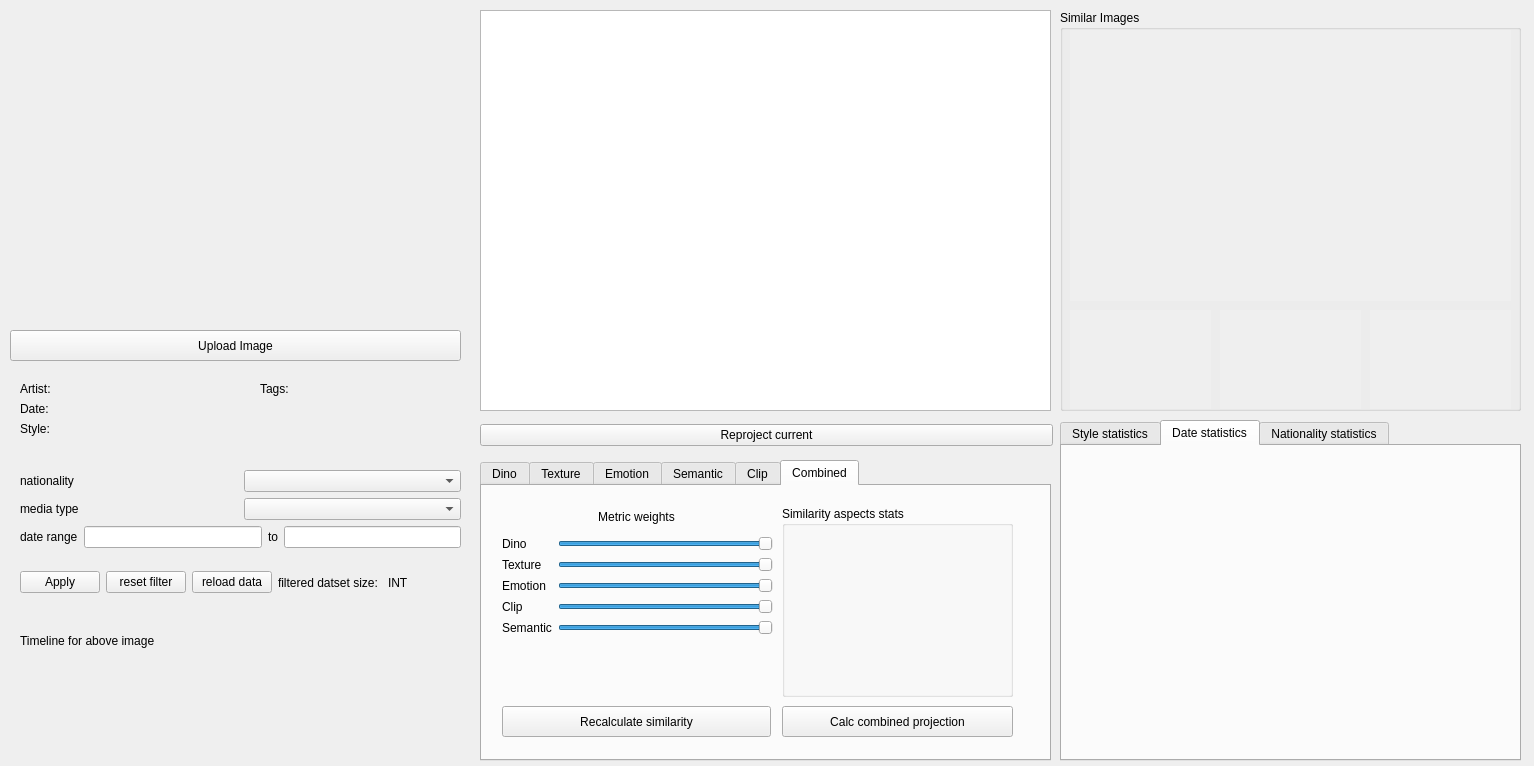
<?xml version="1.0" encoding="UTF-8"?>
<ui version="4.0">
 <class>MainWindow</class>
 <widget class="QMainWindow" name="MainWindow">
  <property name="geometry">
   <rect>
    <x>0</x>
    <y>0</y>
    <width>1534</width>
    <height>766</height>
   </rect>
  </property>
  <property name="windowTitle">
   <string>Deep Similarity Analyzer</string>
  </property>
  <widget class="QWidget" name="centralwidget">
   <widget class="QPushButton" name="b_upload">
    <property name="geometry">
     <rect>
      <x>10</x>
      <y>330</y>
      <width>451</width>
      <height>31</height>
     </rect>
    </property>
    <property name="sizePolicy">
     <sizepolicy hsizetype="Expanding" vsizetype="Expanding">
      <horstretch>0</horstretch>
      <verstretch>0</verstretch>
     </sizepolicy>
    </property>
    <property name="toolTip">
     <string>Upload a new image to analyse</string>
    </property>
    <property name="text">
     <string>Upload Image</string>
    </property>
   </widget>
   <widget class="QWidget" name="box_left_low" native="true">
    <property name="geometry">
     <rect>
      <x>10</x>
      <y>460</y>
      <width>461</width>
      <height>301</height>
     </rect>
    </property>
    <widget class="QLabel" name="l_timeline">
     <property name="geometry">
      <rect>
       <x>10</x>
       <y>170</y>
       <width>439</width>
       <height>21</height>
      </rect>
     </property>
     <property name="text">
      <string>Timeline for above image</string>
     </property>
    </widget>
    <widget class="QWidget" name="verticalLayoutWidget_5">
     <property name="geometry">
      <rect>
       <x>9</x>
       <y>199</y>
       <width>441</width>
       <height>101</height>
      </rect>
     </property>
     <layout class="QVBoxLayout" name="box_timeline_layout"/>
    </widget>
    <widget class="QWidget" name="verticalLayoutWidget_6">
     <property name="geometry">
      <rect>
       <x>10</x>
       <y>10</y>
       <width>441</width>
       <height>141</height>
      </rect>
     </property>
     <layout class="QVBoxLayout" name="verticalLayout_2">
      <item>
       <layout class="QHBoxLayout" name="horizontalLayout_3">
        <item>
         <widget class="QLabel" name="label_5">
          <property name="text">
           <string>nationality</string>
          </property>
         </widget>
        </item>
        <item>
         <widget class="QComboBox" name="dataset_filtering_nationality_cbox"/>
        </item>
       </layout>
      </item>
      <item>
       <layout class="QHBoxLayout" name="horizontalLayout_4">
        <item>
         <widget class="QLabel" name="label_8">
          <property name="text">
           <string>media type</string>
          </property>
         </widget>
        </item>
        <item>
         <widget class="QComboBox" name="dataset_filtering_media_cbox"/>
        </item>
       </layout>
      </item>
      <item>
       <layout class="QHBoxLayout" name="horizontalLayout_2">
        <item>
         <widget class="QLabel" name="label_3">
          <property name="text">
           <string>date range</string>
          </property>
         </widget>
        </item>
        <item>
         <widget class="QLineEdit" name="dataset_filtering_from_date"/>
        </item>
        <item>
         <widget class="QLabel" name="label_4">
          <property name="text">
           <string>to</string>
          </property>
         </widget>
        </item>
        <item>
         <widget class="QLineEdit" name="dataset_filtering_to_date"/>
        </item>
       </layout>
      </item>
      <item>
       <layout class="QHBoxLayout" name="horizontalLayout">
        <item>
         <widget class="QPushButton" name="apply_filters">
          <property name="text">
           <string>Apply</string>
          </property>
         </widget>
        </item>
        <item>
         <widget class="QPushButton" name="reset_dataset_filters">
          <property name="text">
           <string>reset filter</string>
          </property>
         </widget>
        </item>
        <item>
         <widget class="QPushButton" name="reload_everything">
          <property name="text">
           <string>reload data</string>
          </property>
         </widget>
        </item>
        <item>
         <widget class="QLabel" name="label_10">
          <property name="text">
           <string>filtered datset size: </string>
          </property>
         </widget>
        </item>
        <item>
         <widget class="QLabel" name="filtered_dataset_size">
          <property name="text">
           <string>INT</string>
          </property>
         </widget>
        </item>
       </layout>
      </item>
     </layout>
    </widget>
   </widget>
   <widget class="QWidget" name="box_right_low" native="true">
    <property name="enabled">
     <bool>true</bool>
    </property>
    <property name="geometry">
     <rect>
      <x>1060</x>
      <y>420</y>
      <width>471</width>
      <height>341</height>
     </rect>
    </property>
    <widget class="QTabWidget" name="statistics_tabs">
     <property name="geometry">
      <rect>
       <x>0</x>
       <y>0</y>
       <width>461</width>
       <height>341</height>
      </rect>
     </property>
     <property name="autoFillBackground">
      <bool>true</bool>
     </property>
     <property name="currentIndex">
      <number>1</number>
     </property>
     <property name="usesScrollButtons">
      <bool>false</bool>
     </property>
     <property name="tabsClosable">
      <bool>false</bool>
     </property>
     <property name="tabBarAutoHide">
      <bool>false</bool>
     </property>
     <widget class="QWidget" name="style_stats">
      <attribute name="title">
       <string>Style statistics</string>
      </attribute>
      <widget class="QWidget" name="verticalLayoutWidget_4">
       <property name="geometry">
        <rect>
         <x>0</x>
         <y>0</y>
         <width>461</width>
         <height>311</height>
        </rect>
       </property>
       <layout class="QVBoxLayout" name="style_stats_layout"/>
      </widget>
     </widget>
     <widget class="QWidget" name="date_stats">
      <attribute name="title">
       <string>Date statistics</string>
      </attribute>
      <widget class="QWidget" name="verticalLayoutWidget_8">
       <property name="geometry">
        <rect>
         <x>0</x>
         <y>0</y>
         <width>461</width>
         <height>311</height>
        </rect>
       </property>
       <layout class="QVBoxLayout" name="date_stats_layout"/>
      </widget>
     </widget>
     <widget class="QWidget" name="nationality_stats">
      <attribute name="title">
       <string>Nationality statistics</string>
      </attribute>
      <widget class="QWidget" name="verticalLayoutWidget_7">
       <property name="geometry">
        <rect>
         <x>-1</x>
         <y>0</y>
         <width>461</width>
         <height>311</height>
        </rect>
       </property>
       <layout class="QVBoxLayout" name="nationality_stats_layout"/>
      </widget>
     </widget>
    </widget>
   </widget>
   <widget class="QWidget" name="box_metainfo" native="true">
    <property name="geometry">
     <rect>
      <x>10</x>
      <y>370</y>
      <width>461</width>
      <height>80</height>
     </rect>
    </property>
    <widget class="QLabel" name="t_artist">
     <property name="geometry">
      <rect>
       <x>10</x>
       <y>10</y>
       <width>231</width>
       <height>17</height>
      </rect>
     </property>
     <property name="text">
      <string>Artist: </string>
     </property>
    </widget>
    <widget class="QLabel" name="t_date">
     <property name="geometry">
      <rect>
       <x>10</x>
       <y>30</y>
       <width>231</width>
       <height>17</height>
      </rect>
     </property>
     <property name="text">
      <string>Date:</string>
     </property>
    </widget>
    <widget class="QLabel" name="t_style">
     <property name="geometry">
      <rect>
       <x>10</x>
       <y>50</y>
       <width>231</width>
       <height>17</height>
      </rect>
     </property>
     <property name="text">
      <string>Style:</string>
     </property>
    </widget>
    <widget class="QLabel" name="t_tags">
     <property name="geometry">
      <rect>
       <x>250</x>
       <y>10</y>
       <width>231</width>
       <height>17</height>
      </rect>
     </property>
     <property name="text">
      <string>Tags:</string>
     </property>
    </widget>
   </widget>
   <widget class="QLabel" name="box_left_img">
    <property name="geometry">
     <rect>
      <x>10</x>
      <y>10</y>
      <width>461</width>
      <height>311</height>
     </rect>
    </property>
    <property name="autoFillBackground">
     <bool>true</bool>
    </property>
    <property name="text">
     <string/>
    </property>
   </widget>
   <widget class="QWidget" name="horizontalLayoutWidget">
    <property name="geometry">
     <rect>
      <x>480</x>
      <y>420</y>
      <width>573</width>
      <height>31</height>
     </rect>
    </property>
    <layout class="QHBoxLayout" name="scatterplot_options">
     <item>
      <widget class="QPushButton" name="subset_projection_btn">
       <property name="text">
        <string>Reproject current</string>
       </property>
      </widget>
     </item>
    </layout>
   </widget>
   <widget class="PlotWidget" name="scatterplot_frame">
    <property name="geometry">
     <rect>
      <x>480</x>
      <y>10</y>
      <width>571</width>
      <height>401</height>
     </rect>
    </property>
   </widget>
   <widget class="QTabWidget" name="box_metric_tabs">
    <property name="geometry">
     <rect>
      <x>480</x>
      <y>460</y>
      <width>571</width>
      <height>301</height>
     </rect>
    </property>
    <property name="autoFillBackground">
     <bool>true</bool>
    </property>
    <property name="currentIndex">
     <number>5</number>
    </property>
    <widget class="QWidget" name="dino_tab">
     <attribute name="title">
      <string>Dino</string>
     </attribute>
     <widget class="Line" name="line_2">
      <property name="geometry">
       <rect>
        <x>10</x>
        <y>60</y>
        <width>501</width>
        <height>20</height>
       </rect>
      </property>
      <property name="orientation">
       <enum>Qt::Horizontal</enum>
      </property>
     </widget>
     <widget class="Line" name="line_3">
      <property name="geometry">
       <rect>
        <x>10</x>
        <y>120</y>
        <width>501</width>
        <height>16</height>
       </rect>
      </property>
      <property name="orientation">
       <enum>Qt::Horizontal</enum>
      </property>
     </widget>
     <widget class="QGroupBox" name="dino_opts1">
      <property name="geometry">
       <rect>
        <x>10</x>
        <y>10</y>
        <width>501</width>
        <height>51</height>
       </rect>
      </property>
      <property name="title">
       <string/>
      </property>
      <widget class="QLabel" name="dinolabl2">
       <property name="geometry">
        <rect>
         <x>370</x>
         <y>10</y>
         <width>41</width>
         <height>31</height>
        </rect>
       </property>
       <property name="text">
        <string>head:</string>
       </property>
      </widget>
      <widget class="QComboBox" name="dino_opt_layervis_cbox">
       <property name="geometry">
        <rect>
         <x>290</x>
         <y>10</y>
         <width>61</width>
         <height>31</height>
        </rect>
       </property>
      </widget>
      <widget class="QLabel" name="dinolabel">
       <property name="geometry">
        <rect>
         <x>230</x>
         <y>10</y>
         <width>51</width>
         <height>31</height>
        </rect>
       </property>
       <property name="text">
        <string>layer:</string>
       </property>
      </widget>
      <widget class="QComboBox" name="dino_opt_headvis_cbox">
       <property name="geometry">
        <rect>
         <x>420</x>
         <y>10</y>
         <width>61</width>
         <height>31</height>
        </rect>
       </property>
      </widget>
      <widget class="QRadioButton" name="dino_opt_showcamap">
       <property name="geometry">
        <rect>
         <x>10</x>
         <y>10</y>
         <width>211</width>
         <height>31</height>
        </rect>
       </property>
       <property name="text">
        <string>show crossattention map</string>
       </property>
      </widget>
     </widget>
     <widget class="QGroupBox" name="dino_opts2">
      <property name="geometry">
       <rect>
        <x>10</x>
        <y>80</y>
        <width>501</width>
        <height>41</height>
       </rect>
      </property>
      <property name="title">
       <string/>
      </property>
      <widget class="QRadioButton" name="dino_opt_eucdist">
       <property name="geometry">
        <rect>
         <x>290</x>
         <y>10</y>
         <width>161</width>
         <height>31</height>
        </rect>
       </property>
       <property name="text">
        <string>euclidian distance</string>
       </property>
      </widget>
      <widget class="QRadioButton" name="dino_opt_cosdist">
       <property name="geometry">
        <rect>
         <x>150</x>
         <y>10</y>
         <width>131</width>
         <height>31</height>
        </rect>
       </property>
       <property name="text">
        <string>cosine distance</string>
       </property>
      </widget>
      <widget class="QLabel" name="label">
       <property name="geometry">
        <rect>
         <x>30</x>
         <y>10</y>
         <width>111</width>
         <height>31</height>
        </rect>
       </property>
       <property name="text">
        <string>distance metric:</string>
       </property>
       <property name="wordWrap">
        <bool>false</bool>
       </property>
      </widget>
     </widget>
     <widget class="QGroupBox" name="dino_opts3">
      <property name="geometry">
       <rect>
        <x>10</x>
        <y>130</y>
        <width>501</width>
        <height>121</height>
       </rect>
      </property>
      <property name="title">
       <string>Adjust the recommended images using these features</string>
      </property>
      <widget class="QRadioButton" name="dino_opt_headsim">
       <property name="geometry">
        <rect>
         <x>10</x>
         <y>80</y>
         <width>231</width>
         <height>31</height>
        </rect>
       </property>
       <property name="text">
        <string>similarity from specific head</string>
       </property>
      </widget>
      <widget class="QComboBox" name="dino_opt_headsim_cbox">
       <property name="geometry">
        <rect>
         <x>290</x>
         <y>80</y>
         <width>61</width>
         <height>31</height>
        </rect>
       </property>
      </widget>
      <widget class="QRadioButton" name="dino_opt_fullsim">
       <property name="geometry">
        <rect>
         <x>10</x>
         <y>30</y>
         <width>251</width>
         <height>31</height>
        </rect>
       </property>
       <property name="text">
        <string>full feature vector similarity</string>
       </property>
      </widget>
      <widget class="QRadioButton" name="dino_opt_2dsim">
       <property name="geometry">
        <rect>
         <x>290</x>
         <y>30</y>
         <width>200</width>
         <height>31</height>
        </rect>
       </property>
       <property name="text">
        <string>2d reprojection similarity</string>
       </property>
      </widget>
      <widget class="QLabel" name="dinolabl2_2">
       <property name="geometry">
        <rect>
         <x>360</x>
         <y>80</y>
         <width>41</width>
         <height>31</height>
        </rect>
       </property>
       <property name="text">
        <string>head:</string>
       </property>
      </widget>
      <widget class="QComboBox" name="dino_opt_layersim_cbox">
       <property name="geometry">
        <rect>
         <x>420</x>
         <y>80</y>
         <width>61</width>
         <height>31</height>
        </rect>
       </property>
      </widget>
      <widget class="QLabel" name="dinolabel_2">
       <property name="geometry">
        <rect>
         <x>240</x>
         <y>80</y>
         <width>51</width>
         <height>31</height>
        </rect>
       </property>
       <property name="text">
        <string>layer:</string>
       </property>
      </widget>
     </widget>
    </widget>
    <widget class="QWidget" name="texture_tab">
     <attribute name="title">
      <string>Texture</string>
     </attribute>
     <widget class="QGroupBox" name="texture_opts_1">
      <property name="geometry">
       <rect>
        <x>10</x>
        <y>10</y>
        <width>501</width>
        <height>51</height>
       </rect>
      </property>
      <property name="title">
       <string/>
      </property>
      <widget class="QComboBox" name="texture_opt_filtervis">
       <property name="geometry">
        <rect>
         <x>290</x>
         <y>10</y>
         <width>191</width>
         <height>31</height>
        </rect>
       </property>
      </widget>
      <widget class="QLabel" name="texture_label1">
       <property name="geometry">
        <rect>
         <x>200</x>
         <y>10</y>
         <width>81</width>
         <height>31</height>
        </rect>
       </property>
       <property name="text">
        <string>filter index</string>
       </property>
      </widget>
      <widget class="QRadioButton" name="texture_opt_show_fm">
       <property name="geometry">
        <rect>
         <x>10</x>
         <y>10</y>
         <width>211</width>
         <height>31</height>
        </rect>
       </property>
       <property name="text">
        <string>show feature map</string>
       </property>
      </widget>
     </widget>
     <widget class="QGroupBox" name="texture_opts_2">
      <property name="geometry">
       <rect>
        <x>10</x>
        <y>80</y>
        <width>501</width>
        <height>41</height>
       </rect>
      </property>
      <property name="title">
       <string/>
      </property>
      <widget class="QRadioButton" name="texture_opt_eucdist">
       <property name="geometry">
        <rect>
         <x>290</x>
         <y>10</y>
         <width>161</width>
         <height>31</height>
        </rect>
       </property>
       <property name="text">
        <string>euclidian distance</string>
       </property>
      </widget>
      <widget class="QRadioButton" name="texture_opt_cosdist">
       <property name="geometry">
        <rect>
         <x>150</x>
         <y>10</y>
         <width>131</width>
         <height>31</height>
        </rect>
       </property>
       <property name="text">
        <string>cosine distance</string>
       </property>
      </widget>
      <widget class="QLabel" name="label_6">
       <property name="geometry">
        <rect>
         <x>30</x>
         <y>10</y>
         <width>111</width>
         <height>31</height>
        </rect>
       </property>
       <property name="text">
        <string>distance metric:</string>
       </property>
       <property name="wordWrap">
        <bool>false</bool>
       </property>
      </widget>
     </widget>
     <widget class="Line" name="line_4">
      <property name="geometry">
       <rect>
        <x>10</x>
        <y>60</y>
        <width>501</width>
        <height>20</height>
       </rect>
      </property>
      <property name="orientation">
       <enum>Qt::Horizontal</enum>
      </property>
     </widget>
     <widget class="QGroupBox" name="groupBox_5">
      <property name="geometry">
       <rect>
        <x>10</x>
        <y>150</y>
        <width>501</width>
        <height>71</height>
       </rect>
      </property>
      <property name="title">
       <string/>
      </property>
      <widget class="QRadioButton" name="texture_opt_fullsim">
       <property name="geometry">
        <rect>
         <x>10</x>
         <y>30</y>
         <width>251</width>
         <height>31</height>
        </rect>
       </property>
       <property name="text">
        <string>full feature vector similarity</string>
       </property>
      </widget>
      <widget class="QRadioButton" name="texture_opt_2dsim">
       <property name="geometry">
        <rect>
         <x>240</x>
         <y>30</y>
         <width>200</width>
         <height>31</height>
        </rect>
       </property>
       <property name="text">
        <string>2d reprojection similarity</string>
       </property>
      </widget>
     </widget>
    </widget>
    <widget class="QWidget" name="emotion_tab">
     <attribute name="title">
      <string>Emotion</string>
     </attribute>
     <widget class="QGroupBox" name="emotion_opts1">
      <property name="geometry">
       <rect>
        <x>10</x>
        <y>10</y>
        <width>501</width>
        <height>51</height>
       </rect>
      </property>
      <property name="title">
       <string/>
      </property>
      <widget class="QRadioButton" name="emotion_opts_showfm">
       <property name="geometry">
        <rect>
         <x>10</x>
         <y>10</y>
         <width>161</width>
         <height>31</height>
        </rect>
       </property>
       <property name="text">
        <string>show feature map</string>
       </property>
      </widget>
     </widget>
     <widget class="QGroupBox" name="emotion_opts2">
      <property name="geometry">
       <rect>
        <x>10</x>
        <y>80</y>
        <width>501</width>
        <height>41</height>
       </rect>
      </property>
      <property name="title">
       <string/>
      </property>
      <widget class="QLabel" name="label_7">
       <property name="geometry">
        <rect>
         <x>30</x>
         <y>10</y>
         <width>111</width>
         <height>31</height>
        </rect>
       </property>
       <property name="text">
        <string>distance metric:</string>
       </property>
       <property name="wordWrap">
        <bool>false</bool>
       </property>
      </widget>
      <widget class="QRadioButton" name="emotion_opt_cosdist">
       <property name="geometry">
        <rect>
         <x>150</x>
         <y>10</y>
         <width>131</width>
         <height>31</height>
        </rect>
       </property>
       <property name="text">
        <string>cosine distance</string>
       </property>
      </widget>
      <widget class="QRadioButton" name="emotion_opt_eucdist">
       <property name="geometry">
        <rect>
         <x>300</x>
         <y>10</y>
         <width>161</width>
         <height>31</height>
        </rect>
       </property>
       <property name="text">
        <string>euclidian distance</string>
       </property>
      </widget>
     </widget>
     <widget class="QGroupBox" name="groupBox_2">
      <property name="geometry">
       <rect>
        <x>10</x>
        <y>150</y>
        <width>501</width>
        <height>71</height>
       </rect>
      </property>
      <property name="title">
       <string/>
      </property>
      <widget class="QRadioButton" name="emotion_opt_fullsim">
       <property name="geometry">
        <rect>
         <x>10</x>
         <y>30</y>
         <width>251</width>
         <height>31</height>
        </rect>
       </property>
       <property name="text">
        <string>full feature vector similarity</string>
       </property>
      </widget>
      <widget class="QRadioButton" name="emotion_opt_2dsim">
       <property name="geometry">
        <rect>
         <x>240</x>
         <y>30</y>
         <width>200</width>
         <height>31</height>
        </rect>
       </property>
       <property name="text">
        <string>2d reprojection similarity</string>
       </property>
      </widget>
     </widget>
     <widget class="Line" name="line_5">
      <property name="geometry">
       <rect>
        <x>10</x>
        <y>60</y>
        <width>501</width>
        <height>20</height>
       </rect>
      </property>
      <property name="orientation">
       <enum>Qt::Horizontal</enum>
      </property>
     </widget>
    </widget>
    <widget class="QWidget" name="semantic_tab">
     <attribute name="title">
      <string>Semantic</string>
     </attribute>
     <widget class="QGroupBox" name="emotion_opts2_2">
      <property name="geometry">
       <rect>
        <x>10</x>
        <y>80</y>
        <width>501</width>
        <height>41</height>
       </rect>
      </property>
      <property name="title">
       <string/>
      </property>
      <widget class="QLabel" name="label_9">
       <property name="geometry">
        <rect>
         <x>30</x>
         <y>10</y>
         <width>111</width>
         <height>31</height>
        </rect>
       </property>
       <property name="text">
        <string>distance metric:</string>
       </property>
       <property name="wordWrap">
        <bool>false</bool>
       </property>
      </widget>
      <widget class="QRadioButton" name="semantic_opt_cosdist">
       <property name="geometry">
        <rect>
         <x>150</x>
         <y>10</y>
         <width>131</width>
         <height>31</height>
        </rect>
       </property>
       <property name="text">
        <string>cosine distance</string>
       </property>
      </widget>
      <widget class="QRadioButton" name="semantic_opt_eucdist">
       <property name="geometry">
        <rect>
         <x>300</x>
         <y>10</y>
         <width>161</width>
         <height>31</height>
        </rect>
       </property>
       <property name="text">
        <string>euclidian distance</string>
       </property>
      </widget>
     </widget>
     <widget class="Line" name="line_6">
      <property name="geometry">
       <rect>
        <x>10</x>
        <y>60</y>
        <width>501</width>
        <height>20</height>
       </rect>
      </property>
      <property name="orientation">
       <enum>Qt::Horizontal</enum>
      </property>
     </widget>
     <widget class="QGroupBox" name="groupBox_3">
      <property name="geometry">
       <rect>
        <x>10</x>
        <y>150</y>
        <width>501</width>
        <height>71</height>
       </rect>
      </property>
      <property name="title">
       <string/>
      </property>
      <widget class="QRadioButton" name="semantic_opt_fullsim">
       <property name="geometry">
        <rect>
         <x>10</x>
         <y>30</y>
         <width>251</width>
         <height>31</height>
        </rect>
       </property>
       <property name="text">
        <string>full feature vector similarity</string>
       </property>
      </widget>
      <widget class="QRadioButton" name="semantic_opt_2dsim">
       <property name="geometry">
        <rect>
         <x>240</x>
         <y>30</y>
         <width>200</width>
         <height>31</height>
        </rect>
       </property>
       <property name="text">
        <string>2d reprojection similarity</string>
       </property>
      </widget>
     </widget>
    </widget>
    <widget class="QWidget" name="clip_tab">
     <attribute name="title">
      <string>Clip</string>
     </attribute>
     <widget class="QWidget" name="verticalLayoutWidget">
      <property name="geometry">
       <rect>
        <x>20</x>
        <y>80</y>
        <width>501</width>
        <height>111</height>
       </rect>
      </property>
      <layout class="QVBoxLayout" name="Clip_input_layout">
       <item>
        <widget class="QLabel" name="label_2">
         <property name="text">
          <string>Describe similarity aspect to a Clip model</string>
         </property>
        </widget>
       </item>
       <item>
        <widget class="QPlainTextEdit" name="tb_clip_input">
         <property name="cursorWidth">
          <number>1</number>
         </property>
         <property name="placeholderText">
          <string>image attribute to compare with.</string>
         </property>
        </widget>
       </item>
      </layout>
     </widget>
     <widget class="QWidget" name="horizontalLayoutWidget_2">
      <property name="geometry">
       <rect>
        <x>20</x>
        <y>20</y>
        <width>501</width>
        <height>51</height>
       </rect>
      </property>
      <layout class="QHBoxLayout" name="horizontalLayout_5">
       <item>
        <widget class="QRadioButton" name="clip_radio_combsim">
         <property name="text">
          <string>combined sim</string>
         </property>
        </widget>
       </item>
       <item>
        <widget class="QRadioButton" name="clip_radio_imgsim">
         <property name="text">
          <string>image embedding sim</string>
         </property>
        </widget>
       </item>
       <item>
        <widget class="QRadioButton" name="clip_radio_textsim">
         <property name="text">
          <string>text sim</string>
         </property>
        </widget>
       </item>
      </layout>
     </widget>
     <widget class="QGroupBox" name="groupBox_4">
      <property name="geometry">
       <rect>
        <x>20</x>
        <y>200</y>
        <width>501</width>
        <height>51</height>
       </rect>
      </property>
      <property name="title">
       <string/>
      </property>
      <widget class="QRadioButton" name="clip_opt_fullsim">
       <property name="geometry">
        <rect>
         <x>10</x>
         <y>10</y>
         <width>251</width>
         <height>31</height>
        </rect>
       </property>
       <property name="text">
        <string>full feature vector similarity</string>
       </property>
      </widget>
      <widget class="QRadioButton" name="clip_opt_2dsim">
       <property name="geometry">
        <rect>
         <x>240</x>
         <y>10</y>
         <width>200</width>
         <height>31</height>
        </rect>
       </property>
       <property name="text">
        <string>2d reprojection similarity</string>
       </property>
      </widget>
     </widget>
    </widget>
    <widget class="QWidget" name="combined_tab">
     <attribute name="title">
      <string>Combined</string>
     </attribute>
     <widget class="QWidget" name="formLayoutWidget">
      <property name="geometry">
       <rect>
        <x>20</x>
        <y>50</y>
        <width>271</width>
        <height>161</height>
       </rect>
      </property>
      <layout class="QFormLayout" name="formLayout">
       <item row="0" column="0">
        <widget class="QLabel" name="label_dino">
         <property name="text">
          <string>Dino</string>
         </property>
        </widget>
       </item>
       <item row="1" column="0">
        <widget class="QLabel" name="label_texture">
         <property name="text">
          <string>Texture</string>
         </property>
        </widget>
       </item>
       <item row="1" column="1">
        <widget class="QSlider" name="combo_texture_slider">
         <property name="maximum">
          <number>100</number>
         </property>
         <property name="sliderPosition">
          <number>100</number>
         </property>
         <property name="orientation">
          <enum>Qt::Horizontal</enum>
         </property>
        </widget>
       </item>
       <item row="2" column="0">
        <widget class="QLabel" name="label_dummy">
         <property name="text">
          <string>Emotion</string>
         </property>
        </widget>
       </item>
       <item row="2" column="1">
        <widget class="QSlider" name="combo_emotion_slider">
         <property name="maximum">
          <number>100</number>
         </property>
         <property name="value">
          <number>100</number>
         </property>
         <property name="orientation">
          <enum>Qt::Horizontal</enum>
         </property>
        </widget>
       </item>
       <item row="3" column="0">
        <widget class="QLabel" name="label_dummy_2">
         <property name="text">
          <string>Clip</string>
         </property>
        </widget>
       </item>
       <item row="3" column="1">
        <widget class="QSlider" name="combo_clip_slider">
         <property name="maximum">
          <number>100</number>
         </property>
         <property name="value">
          <number>100</number>
         </property>
         <property name="orientation">
          <enum>Qt::Horizontal</enum>
         </property>
        </widget>
       </item>
       <item row="4" column="0">
        <widget class="QLabel" name="label_dummy_3">
         <property name="text">
          <string>Semantic</string>
         </property>
        </widget>
       </item>
       <item row="4" column="1">
        <widget class="QSlider" name="combo_semantic_slider">
         <property name="maximum">
          <number>100</number>
         </property>
         <property name="value">
          <number>100</number>
         </property>
         <property name="orientation">
          <enum>Qt::Horizontal</enum>
         </property>
        </widget>
       </item>
       <item row="0" column="1">
        <widget class="QSlider" name="combo_dino_slider">
         <property name="toolTip">
          <string/>
         </property>
         <property name="maximum">
          <number>100</number>
         </property>
         <property name="singleStep">
          <number>1</number>
         </property>
         <property name="value">
          <number>100</number>
         </property>
         <property name="orientation">
          <enum>Qt::Horizontal</enum>
         </property>
        </widget>
       </item>
      </layout>
     </widget>
     <widget class="QGroupBox" name="box_recom_img_stats">
      <property name="geometry">
       <rect>
        <x>300</x>
        <y>20</y>
        <width>231</width>
        <height>191</height>
       </rect>
      </property>
      <property name="title">
       <string>Similarity aspects stats</string>
      </property>
      <widget class="QWidget" name="verticalLayoutWidget_2">
       <property name="geometry">
        <rect>
         <x>-1</x>
         <y>9</y>
         <width>231</width>
         <height>181</height>
        </rect>
       </property>
       <layout class="QVBoxLayout" name="verticalLayout"/>
      </widget>
     </widget>
     <widget class="QLabel" name="title">
      <property name="geometry">
       <rect>
        <x>20</x>
        <y>20</y>
        <width>269</width>
        <height>21</height>
       </rect>
      </property>
      <property name="text">
       <string>Metric weights</string>
      </property>
      <property name="alignment">
       <set>Qt::AlignCenter</set>
      </property>
     </widget>
     <widget class="QPushButton" name="recalc_similarity">
      <property name="geometry">
       <rect>
        <x>20</x>
        <y>220</y>
        <width>269</width>
        <height>31</height>
       </rect>
      </property>
      <property name="text">
       <string>Recalculate similarity</string>
      </property>
     </widget>
     <widget class="QPushButton" name="combined_projection_btn">
      <property name="geometry">
       <rect>
        <x>300</x>
        <y>220</y>
        <width>231</width>
        <height>31</height>
       </rect>
      </property>
      <property name="text">
       <string>Calc combined projection</string>
      </property>
     </widget>
    </widget>
   </widget>
   <widget class="QGroupBox" name="groupBox">
    <property name="geometry">
     <rect>
      <x>1060</x>
      <y>10</y>
      <width>461</width>
      <height>401</height>
     </rect>
    </property>
    <property name="title">
     <string>Similar Images</string>
    </property>
    <widget class="QLabel" name="box_right_img">
     <property name="geometry">
      <rect>
       <x>10</x>
       <y>20</y>
       <width>441</width>
       <height>271</height>
      </rect>
     </property>
     <property name="autoFillBackground">
      <bool>true</bool>
     </property>
     <property name="lineWidth">
      <number>1</number>
     </property>
     <property name="text">
      <string/>
     </property>
     <property name="margin">
      <number>0</number>
     </property>
    </widget>
    <widget class="QLabel" name="n2">
     <property name="geometry">
      <rect>
       <x>160</x>
       <y>300</y>
       <width>141</width>
       <height>99</height>
      </rect>
     </property>
     <property name="autoFillBackground">
      <bool>true</bool>
     </property>
     <property name="text">
      <string/>
     </property>
    </widget>
    <widget class="QLabel" name="n3">
     <property name="geometry">
      <rect>
       <x>310</x>
       <y>300</y>
       <width>141</width>
       <height>99</height>
      </rect>
     </property>
     <property name="autoFillBackground">
      <bool>true</bool>
     </property>
     <property name="text">
      <string/>
     </property>
    </widget>
    <widget class="QLabel" name="n1">
     <property name="geometry">
      <rect>
       <x>10</x>
       <y>300</y>
       <width>141</width>
       <height>99</height>
      </rect>
     </property>
     <property name="autoFillBackground">
      <bool>true</bool>
     </property>
     <property name="text">
      <string/>
     </property>
    </widget>
   </widget>
  </widget>
 </widget>
 <customwidgets>
  <customwidget>
   <class>PlotWidget</class>
   <extends>QGraphicsView</extends>
   <header>pyqtgraph</header>
  </customwidget>
 </customwidgets>
 <resources/>
 <connections/>
</ui>
